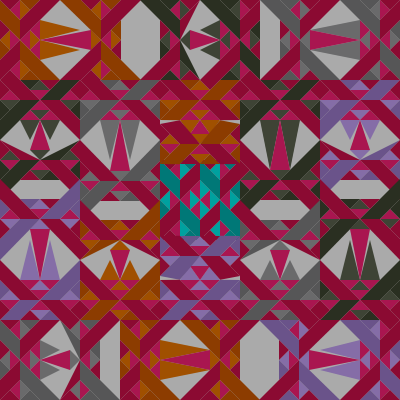
Frame 1 (no input)
Frame 60 (no input): identical to frame 1, image omitted
Frame 120 (the mouse pressed at the canvas centre since frame 60): identical to frame 1, image omitted

The p5.js sketch that drew this single still picture (run headless with seeded random() and noise() and a simulated clock; from frame 60 on, the mouse is pressed at the canvas centre):

// p5.js sketch
// ── sketch.js
function setup() {
  createCanvas(400, 400);
  angleMode(DEGREES);
}

function draw() {
   background(170);
  
  push();
  translate(200,200);
  scale(1/5);
  //original
  modulo(0,161,159,0,120,119,0,0,0)
  pop();
  
  
  push();
  translate(40,40);
  scale(1/5);
  //cafes
  modulo(160,80,0,140,60,0,205,100,150);
  pop();
  
  push();
  translate(220,40);
  rotate(180);
  scale(1/5);
  //verdes
  modulo(62,67,53,42,47,33,100,100,50);
  pop();
  
  push();
  translate(360,40);
  rotate(180);
  scale(1/5);
  //grises
  modulo(106,106,107,86,86,87,200,100,200);
  pop();
  
  push();
  translate(40,120);
  scale(1/5);
  rotate(90);
  //verdes
  modulo(62,67,53,42,47,33,100,100,50);
  pop();
  
  push();
  translate(120,120);
  rotate(90);
  scale(1/5);
  //grises
  modulo(106,106,107,86,86,87,205,100,150);
  pop();
  
  push();
  translate(200,120);
  scale(1/5);
  rotate(90);
  //cafes
  modulo(160,80,0,140,60,0,20,1,20);
  pop();
  
  push();
  translate(280,120);
  scale(1/5);
  rotate(90);
  //verdes
  modulo(62,67,53,42,47,33,200,100,200);
  pop();
  
  push();
  translate(360,120);
  rotate(90);
  scale(1/5);
  //morados
  modulo(133,109,167,106,83,138,100,100,50);
  pop();
  
    
  push();
  translate(40,280);
  rotate(270);
  scale(1/5);
  //morados
  modulo(133,109,167,106,83,138,205,100,150);
  pop();
  
  push();
  translate(120,280);
  scale(1/5);
  rotate(270);
  //cafes
  modulo(160,80,0,140,60,0,100,100,50);
  pop();
  
  push();
  translate(200,280);
  scale(1/5);
  rotate(270);
  //morados
  modulo(133,109,167,106,83,138,20,1,20);
  pop();
  
  push();
  translate(280,280);
  scale(1/5);
  rotate(270);
  //grises
  modulo(106,106,107,86,86,87,100,100,50);
  pop();
  
  push();
  translate(360,280);
  scale(1/5);
  rotate(270);
  //verdes
  modulo(62,67,53,42,47,33,205,100,150);
  pop();
  
  push();
  translate(40,360);
  scale(1/5);
  rotate(0);
  //grises
  modulo(106,106,107,86,86,87,100,100,50);
  pop();
  
  push();
  translate(160,360);
  rotate(0);
  scale(1/5);
  //cafes
  modulo(160,80,0,140,60,0,200,100,200);
  pop();

  push();
  translate(360,360);
  scale(1/5);
  rotate(180);
  //morados
  modulo(133,109,167,106,83,138,205,100,150);
  pop();
}  
function modulo(r,g,b,r2,g2,b2,espacio,tam,tam2){
  push();
  translate(-200,-200);
  noStroke()
  //COLORCLARO
  fill (r,g,b);
  //tamaño2
  triangle (200,200,200,300,250+tam2,250);
  //tamaño2
  triangle (200,100,200,200,250+tam2,150);
  //espacio eje x
  triangle (300+espacio,200,250+espacio,150,250+espacio,250);
  triangle (150,150,200,200,150,250);
  //espacio eje x
  triangle (250+espacio,350,300+espacio,300,300+espacio,400);
  triangle (150,350,100,300,100,400);
  triangle (50,150,0,200,50,250);
  triangle (100,100,100,0,150,50);
  //espacio eje x
  triangle (350+espacio,150,350+espacio,250,400+espacio,200);
  //espacio eje x
  triangle (300+espacio,100,300+espacio,0,250+espacio,50);
  //ROSADO
  fill (169,22,80);
  triangle (200,200,200,300,150,250);
  triangle (200,100,150,150,200,200);
  //espacio eje x //tamaño
  triangle(250+espacio,150,250+espacio,250,200,200);
  triangle (100,200,150,150,150,250);
  //espacio eje x
  triangle (300+espacio,300,300+espacio,400,350+espacio,350);
  triangle (100,300,50,350,100,400);
  triangle (100,200,50,150,50,250);  
  triangle (50,50,100,100,100,0);
  //espacio eje x
  triangle (300+espacio,200,350+espacio,250,350+espacio,150);
  //espacio eje x
  triangle (300+espacio,100,350+espacio,50,300+espacio,0); 
  //COLOROSCURO
  fill (r2,g2,b2);
  //espacio eje x
  triangle (300+espacio,0,350+espacio,50,400+espacio,0);
  //espacio eje x
  triangle (300+espacio,400,350+espacio,350,400+espacio,400);
  triangle (100,400,150,350,200,400);
  triangle (100,0,150,50,200,0);
  triangle (0,200,50,250,0,300);
  //espacio eje x y tamaño
  quad  (400+espacio,400,300+espacio,300,300+espacio,200,400+espacio+tam,300+tam);
  //espacio eje x
  triangle (400+espacio,100,400+espacio,200,350+espacio,150);
  quad (0,0,0,100,100,200,100,100);
  //espacio eje x //tamaño
  quad(200+espacio,0,300+espacio,100,300+espacio,200,200+tam,100-tam);
  //tamaño
  quad(200,400,100,300,100,200,200+tam,300+tam);
  //BURDEO
  fill (139,10,50);
  triangle (0,0,50,50,100,0);
  //espacio eje x
  triangle(200+espacio,0,300+espacio,0,250+espacio,50);
  triangle(0,400,100,400,50,350);
  //espacio eje x
  triangle(200+espacio,400,300+espacio,400,250+espacio,350);
  triangle(0,100,0,200,50,150);
  //espacio eje x
  triangle(400+espacio,300,400+espacio,200,350+espacio,250);
  //tamaño
  quad(100,200,100,100,200,0,200+tam,100-tam);
  //espacio eje x 
  quad(400+espacio,0,300+espacio,100,300+espacio,200,400+espacio+tam,100-tam);
  quad(100,200,100,300,0,400,0,300);
  //espacio eje x y tamaño
  quad(200+espacio,400,300+espacio,300,300+espacio,200,200+tam,300+tam);
  pop();  
}
